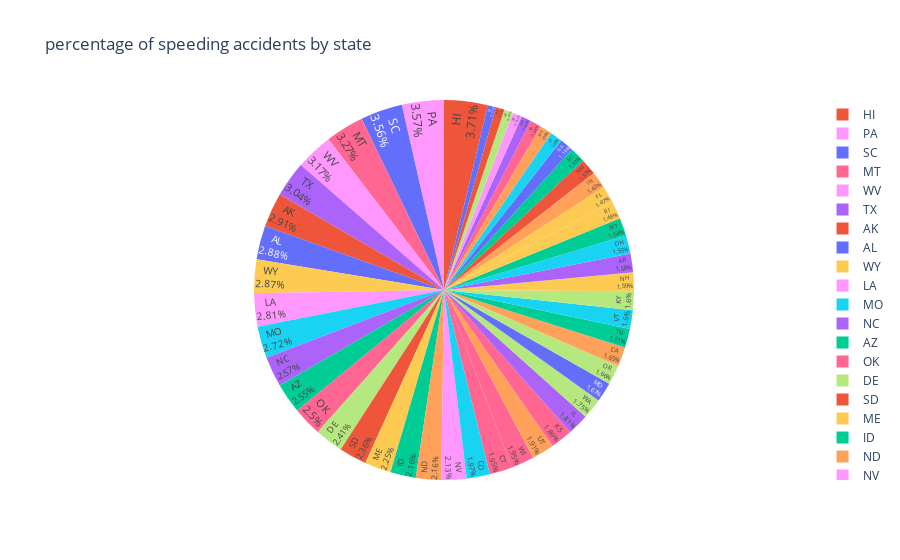

The notebook cell this image was saved under:
### Code cell
fig = px.pie(df , values='speeding',names='abbrev',
            title='percentage of speeding accidents by state',
            labels={'abbrev':'state','speeding':'speeding accidents'},
            color='speeding'
            )
fig.update_traces(textinfo='percent+label',textposition='inside')
fig.show()

### Figure 1 — Plotly figure (JSON) as saved in the notebook; plotly's stock layout.template omitted (floating-point values rounded to 4 significant figures)
{"data": [{"customdata": [[7.332], [7.421], [6.51], [4.032], [4.2], [5.032], [4.968], [6.156], [2.006], [3.759], [2.964], [9.45], [5.508], [4.608], [3.625], [2.669], [4.806], [4.066], [7.175], [5.738], [4.25], [1.886], [3.384], [2.208], [2.64], [6.923], [8.346], [1.937], [5.439], [4.06], [1.792], [3.496], [3.936], [6.552], [5.497], [3.948], [6.368], [4.224], [9.1], [3.774], [9.082], [6.014], [4.095], [7.76], [4.859], [4.08], [2.413], [4.452], [8.092], [4.968], [7.308]], "domain": {"x": [0, 1], "y": [0, 1]}, "hovertemplate": "state=%{label}<br>speeding accidents=%{customdata[0]}<extra></extra>", "labels": ["AL", "AK", "AZ", "AR", "CA", "CO", "CT", "DE", "DC", "FL", "GA", "HI", "ID", "IL", "IN", "IA", "KS", "KY", "LA", "ME", "MD", "MA", "MI", "MN", "MS", "MO", "MT", "NE", "NV", "NH", "NJ", "NM", "NY", "NC", "ND", "OH", "OK", "OR", "PA", "RI", "SC", "SD", "TN", "TX", "UT", "VT", "VA", "WA", "WV", "WI", "WY"], "legendgroup": "", "marker": {"colors": ["#636efa", "#EF553B", "#00cc96", "#ab63fa", "#FFA15A", "#19d3f3", "#FF6692", "#B6E880", "#FF97FF", "#FECB52", "#636efa", "#EF553B", "#00cc96", "#ab63fa", "#FFA15A", "#19d3f3", "#FF6692", "#B6E880", "#FF97FF", "#FECB52", "#636efa", "#EF553B", "#00cc96", "#ab63fa", "#FFA15A", "#19d3f3", "#FF6692", "#B6E880", "#FF97FF", "#FECB52", "#636efa", "#EF553B", "#00cc96", "#ab63fa", "#FFA15A", "#19d3f3", "#FF6692", "#B6E880", "#FF97FF", "#FECB52", "#636efa", "#EF553B", "#00cc96", "#ab63fa", "#FFA15A", "#19d3f3", "#FF6692", "#B6E880", "#FF97FF", "#FF6692", "#FECB52"]}, "name": "", "showlegend": true, "textinfo": "percent+label", "textposition": "inside", "type": "pie", "values": [7.332, 7.421, 6.51, 4.032, 4.2, 5.032, 4.968, 6.156, 2.006, 3.759, 2.964, 9.45, 5.508, 4.608, 3.625, 2.669, 4.806, 4.066, 7.175, 5.738, 4.25, 1.886, 3.384, 2.208, 2.64, 6.923, 8.346, 1.937, 5.439, 4.06, 1.792, 3.496, 3.936, 6.552, 5.497, 3.948, 6.368, 4.224, 9.1, 3.774, 9.082, 6.014, 4.095, 7.76, 4.859, 4.08, 2.413, 4.452, 8.092, 4.968, 7.308]}], "layout": {"legend": {"tracegroupgap": 0}, "title": {"text": "percentage of speeding accidents by state"}}}
